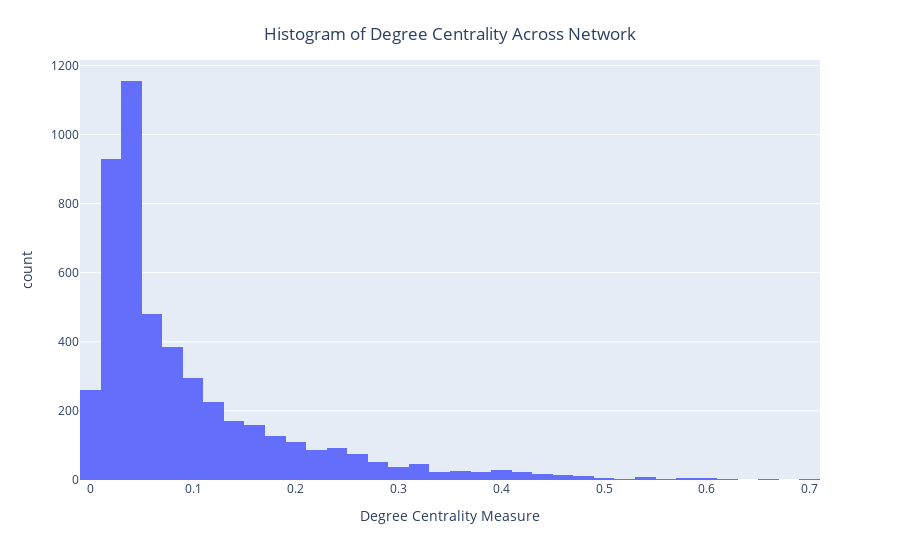

The cell this chart's notebook holds for it:
### Code cell
fig = px.histogram(a, x="degree",labels={'degree':'Degree Centrality Measure',
                                             'count':'Number of Titles'},nbins=50)

fig.update_layout(
    title={
        'text': "Histogram of Degree Centrality Across Network",
        'y':0.95,
        'x':0.5,
        'xanchor': 'center',
        'yanchor': 'top'})

fig.show()

### Figure 1 — Plotly figure (JSON) as saved in the notebook; plotly's stock layout.template omitted (floating-point values rounded to 4 significant figures; data arrays with more than 128 entries replaced by an {"elided": "..."} marker saying what was removed)
{"data": [{"alignmentgroup": "True", "bingroup": "x", "hovertemplate": "Degree Centrality Measure=%{x}<br>count=%{y}<extra></extra>", "legendgroup": "", "marker": {"color": "#636efa", "pattern": {"shape": ""}}, "name": "", "nbinsx": 50, "offsetgroup": "", "orientation": "v", "showlegend": false, "type": "histogram", "x": {"elided": "4894 float values"}, "xaxis": "x", "yaxis": "y"}], "layout": {"barmode": "relative", "legend": {"tracegroupgap": 0}, "margin": {"t": 60}, "title": {"text": "Histogram of Degree Centrality Across Network", "x": 0.5, "xanchor": "center", "y": 0.95, "yanchor": "top"}, "xaxis": {"anchor": "y", "domain": [0, 1], "title": {"text": "Degree Centrality Measure"}}, "yaxis": {"anchor": "x", "domain": [0, 1], "title": {"text": "count"}}}}
